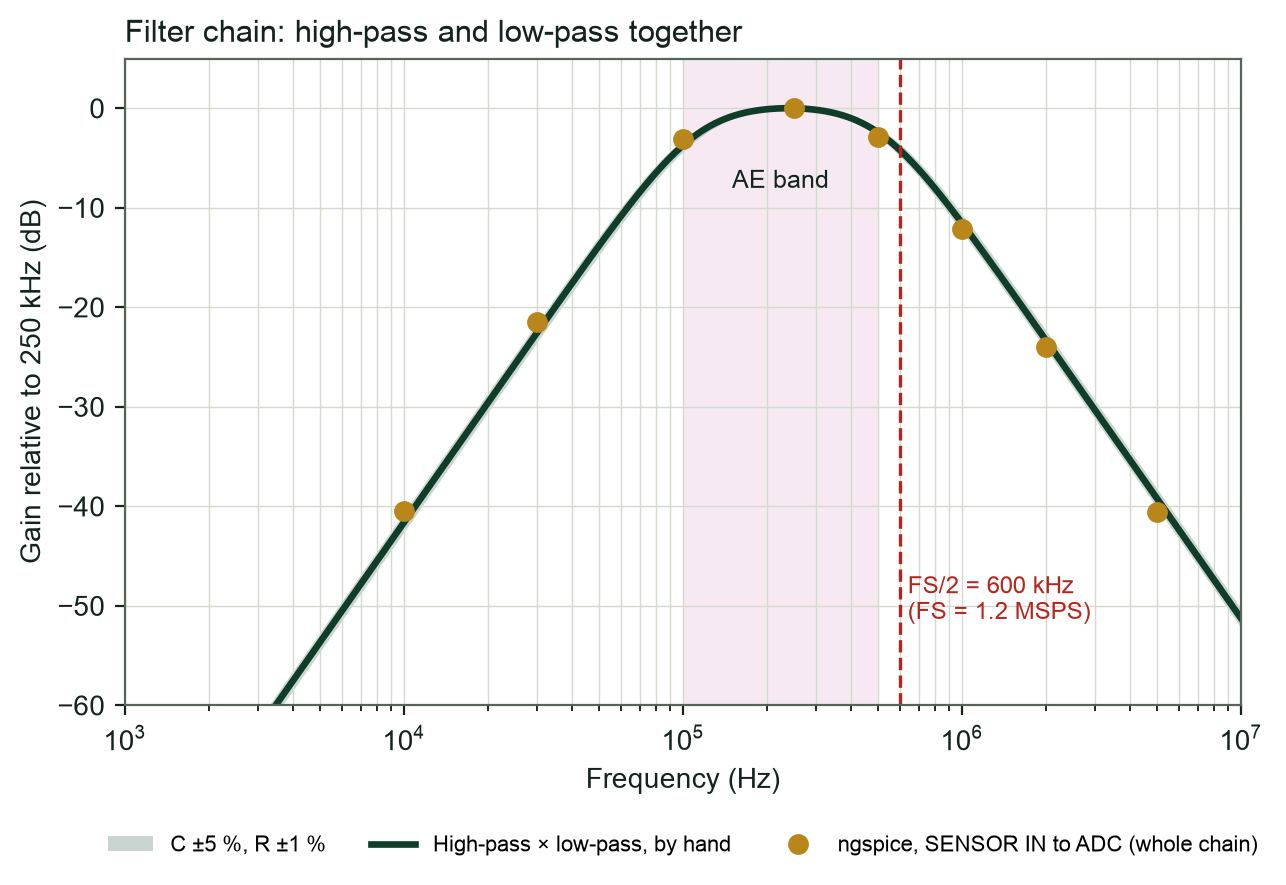

The script that drew this image:
from style import *
import json
d = json.load(open('/Users/nico/Documents/GitHub/adc_test_board/doc/data/sim.json'))
f = np.logspace(3, 7, 1400); s = 1j * 2 * np.pi * f
def hpf(C1, C2, R1, R2): return s**2 / (s**2 + s * (C1 + C2) / (R2 * C1 * C2) + 1 / (R1 * R2 * C1 * C2))
def lpf(R5, R6, C1, C2): return 1 / (1 + s * C2 * (R5 + R6) + s**2 * R5 * R6 * C1 * C2)
def total(c, r, cl, rl):
    return hpf(c, c, r[0], r[1]) * lpf(rl, rl, 2 * cl, cl)
nom = total(100e-12, (10e3, 20e3), 100e-12, 2.2e3)
i = lambda x: np.argmin(abs(f - x))
ref = abs(nom[i(250e3)])
rng = np.random.default_rng(5); band = []
for _ in range(500):
    c, cl = 100e-12 * (1 + 0.05 * rng.uniform(-1, 1, 2))
    r = (10e3 * (1 + 0.01 * rng.uniform(-1, 1)), 20e3 * (1 + 0.01 * rng.uniform(-1, 1))); rl = 2.2e3 * (1 + 0.01 * rng.uniform(-1, 1))
    band.append(20 * np.log10(abs(total(c, r, cl, rl)) / ref))
band = np.array(band)
fig, ax = plt.subplots(figsize=(7.2, 4.2))
ax.fill_between(f, band.min(0), band.max(0), color=accent, alpha=0.22, lw=0, label='C ±5 %, R ±1 %')
ax.semilogx(f, 20 * np.log10(abs(nom) / ref), color=accent, lw=2.4, label='High-pass × low-pass, by hand')
fs = np.array(d['f']); adc = np.array(d['adc']); r0 = adc[np.argmin(abs(fs - 250e3))]
sel = [1e4, 3e4, 1e5, 2.5e5, 5e5, 1e6, 2e6, 5e6]
ax.plot(sel, [20 * np.log10(adc[np.argmin(abs(fs - x))] / r0) for x in sel], 'o', color=cu, ms=6.5, label='ngspice, SENSOR IN to ADC (whole chain)')
ax.axvspan(100e3, 500e3, color=ae, alpha=0.22, lw=0)
ax.axvline(600e3, color='#b3261e', lw=1.2, ls='--'); ax.text(640e3, -52, 'FS/2 = 600 kHz\n(FS = 1.2 MSPS)', color='#b3261e', fontsize=8.5, va='bottom')
ax.text(224e3, -8, 'AE band', ha='center', fontsize=9, color=ink)
ax.set_ylim(-60, 5); ax.set_xlim(1e3, 1e7); ax.set_xlabel('Frequency (Hz)', color=ink); ax.set_ylabel('Gain relative to 250 kHz (dB)', color=ink)
ax.set_title('Filter chain: high-pass and low-pass together', fontsize=11, color=ink, loc='left'); ax.legend(loc='upper center', bbox_to_anchor=(0.5, -0.17), ncol=3, fontsize=8, frameon=False); style(ax)
save(fig, 's06_graph')
h = 20 * np.log10(abs(nom) / ref)
for x in (1e4, 1e5, 5e5, 8e5, 2e6): print('%.0f Hz: %.1f dB (hand)' % (x, h[i(x)]), ' sim %.1f' % (20 * np.log10(adc[np.argmin(abs(fs - x))] / r0)))
lp = 20 * np.log10(abs(lpf(2.2e3, 2.2e3, 200e-12, 100e-12))); print('LPF alone: 250k %.2f, 500k %.2f, 800k %.2f, 2M %.2f' % tuple(lp[i(x)] for x in (2.5e5, 5e5, 8e5, 2e6)))
